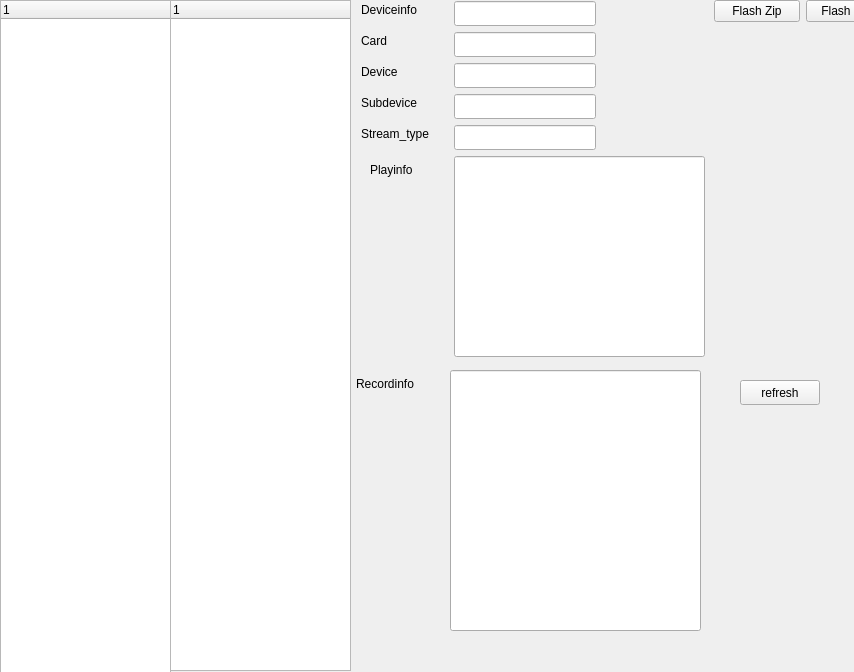
<?xml version="1.0" encoding="UTF-8"?>
<ui version="4.0">
 <class>AsoundinfoWidget</class>
 <widget class="QWidget" name="AsoundinfoWidget">
  <property name="geometry">
   <rect>
    <x>0</x>
    <y>0</y>
    <width>854</width>
    <height>672</height>
   </rect>
  </property>
  <property name="windowTitle">
   <string notr="true">Form</string>
  </property>
  <widget class="QWidget" name="layoutWidget">
   <property name="geometry">
    <rect>
     <x>714</x>
     <y>0</y>
     <width>455</width>
     <height>311</height>
    </rect>
   </property>
   <layout class="QGridLayout" name="layoutFastboot">
    <item row="0" column="4">
     <widget class="QPushButton" name="buttonBootIMG">
      <property name="focusPolicy">
       <enum>Qt::ClickFocus</enum>
      </property>
      <property name="text">
       <string>Boot IMG</string>
      </property>
     </widget>
    </item>
    <item row="0" column="2">
     <widget class="QPushButton" name="buttonFlashRecovery">
      <property name="focusPolicy">
       <enum>Qt::ClickFocus</enum>
      </property>
      <property name="text">
       <string>Flash recovery</string>
      </property>
     </widget>
    </item>
    <item row="0" column="3">
     <widget class="QPushButton" name="buttonFlashRadio">
      <property name="focusPolicy">
       <enum>Qt::ClickFocus</enum>
      </property>
      <property name="text">
       <string>Flash radio</string>
      </property>
     </widget>
    </item>
    <item row="0" column="1">
     <widget class="QPushButton" name="buttonFlashSPL">
      <property name="focusPolicy">
       <enum>Qt::ClickFocus</enum>
      </property>
      <property name="text">
       <string>Flash SPL</string>
      </property>
     </widget>
    </item>
    <item row="2" column="1">
     <spacer name="verticalSpacer_4">
      <property name="orientation">
       <enum>Qt::Vertical</enum>
      </property>
      <property name="sizeHint" stdset="0">
       <size>
        <width>20</width>
        <height>40</height>
       </size>
      </property>
     </spacer>
    </item>
    <item row="0" column="0">
     <widget class="QPushButton" name="buttonFlashZip">
      <property name="text">
       <string>Flash Zip</string>
      </property>
     </widget>
    </item>
   </layout>
  </widget>
  <widget class="QTreeWidget" name="tree">
   <property name="geometry">
    <rect>
     <x>0</x>
     <y>0</y>
     <width>171</width>
     <height>681</height>
    </rect>
   </property>
   <property name="sizePolicy">
    <sizepolicy hsizetype="Fixed" vsizetype="Fixed">
     <horstretch>0</horstretch>
     <verstretch>0</verstretch>
    </sizepolicy>
   </property>
   <column>
    <property name="text">
     <string notr="true">1</string>
    </property>
   </column>
  </widget>
  <widget class="QLineEdit" name="lineEditStream_type">
   <property name="geometry">
    <rect>
     <x>454</x>
     <y>125</y>
     <width>142</width>
     <height>25</height>
    </rect>
   </property>
   <property name="text">
    <string notr="true"/>
   </property>
   <property name="readOnly">
    <bool>true</bool>
   </property>
  </widget>
  <widget class="QLabel" name="labelDeviceinfo">
   <property name="geometry">
    <rect>
     <x>361</x>
     <y>1</y>
     <width>73</width>
     <height>17</height>
    </rect>
   </property>
   <property name="text">
    <string>Deviceinfo</string>
   </property>
  </widget>
  <widget class="QLabel" name="labelCount">
   <property name="geometry">
    <rect>
     <x>370</x>
     <y>160</y>
     <width>71</width>
     <height>20</height>
    </rect>
   </property>
   <property name="sizePolicy">
    <sizepolicy hsizetype="Preferred" vsizetype="Preferred">
     <horstretch>0</horstretch>
     <verstretch>0</verstretch>
    </sizepolicy>
   </property>
   <property name="frameShape">
    <enum>QFrame::NoFrame</enum>
   </property>
   <property name="text">
    <string>Playinfo</string>
   </property>
  </widget>
  <widget class="QLineEdit" name="lineEditCount">
   <property name="geometry">
    <rect>
     <x>454</x>
     <y>156</y>
     <width>251</width>
     <height>201</height>
    </rect>
   </property>
   <property name="text">
    <string notr="true"/>
   </property>
   <property name="readOnly">
    <bool>true</bool>
   </property>
  </widget>
  <widget class="QPushButton" name="pushButton">
   <property name="geometry">
    <rect>
     <x>740</x>
     <y>380</y>
     <width>80</width>
     <height>25</height>
    </rect>
   </property>
   <property name="text">
    <string>refresh</string>
   </property>
   <property name="icon">
    <iconset resource="../zasoby.qrc">
     <normaloff>:/icons/refresh.png</normaloff>:/icons/refresh.png</iconset>
   </property>
  </widget>
  <widget class="QLineEdit" name="lineEditCard">
   <property name="geometry">
    <rect>
     <x>454</x>
     <y>32</y>
     <width>142</width>
     <height>25</height>
    </rect>
   </property>
   <property name="text">
    <string notr="true"/>
   </property>
   <property name="readOnly">
    <bool>true</bool>
   </property>
  </widget>
  <widget class="QLineEdit" name="lineEditSubdevice">
   <property name="geometry">
    <rect>
     <x>454</x>
     <y>94</y>
     <width>142</width>
     <height>25</height>
    </rect>
   </property>
   <property name="text">
    <string notr="true"/>
   </property>
   <property name="readOnly">
    <bool>true</bool>
   </property>
  </widget>
  <widget class="QLineEdit" name="lineEditDeviceinfo">
   <property name="geometry">
    <rect>
     <x>454</x>
     <y>1</y>
     <width>142</width>
     <height>25</height>
    </rect>
   </property>
   <property name="text">
    <string notr="true"/>
   </property>
   <property name="readOnly">
    <bool>true</bool>
   </property>
  </widget>
  <widget class="QLabel" name="labelSubdevice">
   <property name="geometry">
    <rect>
     <x>361</x>
     <y>94</y>
     <width>70</width>
     <height>17</height>
    </rect>
   </property>
   <property name="text">
    <string>Subdevice</string>
   </property>
  </widget>
  <widget class="QLabel" name="labelStream_type">
   <property name="geometry">
    <rect>
     <x>361</x>
     <y>125</y>
     <width>87</width>
     <height>17</height>
    </rect>
   </property>
   <property name="text">
    <string>Stream_type</string>
   </property>
  </widget>
  <widget class="QLabel" name="labelCard">
   <property name="geometry">
    <rect>
     <x>361</x>
     <y>32</y>
     <width>32</width>
     <height>17</height>
    </rect>
   </property>
   <property name="text">
    <string>Card</string>
   </property>
  </widget>
  <widget class="QLineEdit" name="lineEditDevice">
   <property name="geometry">
    <rect>
     <x>454</x>
     <y>63</y>
     <width>142</width>
     <height>25</height>
    </rect>
   </property>
   <property name="text">
    <string notr="true"/>
   </property>
   <property name="readOnly">
    <bool>true</bool>
   </property>
  </widget>
  <widget class="QLabel" name="labelDevice">
   <property name="geometry">
    <rect>
     <x>361</x>
     <y>63</y>
     <width>46</width>
     <height>17</height>
    </rect>
   </property>
   <property name="text">
    <string>Device</string>
   </property>
  </widget>
  <widget class="QLabel" name="labelCount_2">
   <property name="geometry">
    <rect>
     <x>356</x>
     <y>374</y>
     <width>81</width>
     <height>20</height>
    </rect>
   </property>
   <property name="sizePolicy">
    <sizepolicy hsizetype="Preferred" vsizetype="Preferred">
     <horstretch>0</horstretch>
     <verstretch>0</verstretch>
    </sizepolicy>
   </property>
   <property name="frameShape">
    <enum>QFrame::NoFrame</enum>
   </property>
   <property name="text">
    <string>Recordinfo</string>
   </property>
  </widget>
  <widget class="QLineEdit" name="lineEditCount_2">
   <property name="geometry">
    <rect>
     <x>450</x>
     <y>370</y>
     <width>251</width>
     <height>261</height>
    </rect>
   </property>
   <property name="text">
    <string notr="true"/>
   </property>
   <property name="readOnly">
    <bool>true</bool>
   </property>
  </widget>
  <widget class="QTreeWidget" name="tree_kcon">
   <property name="geometry">
    <rect>
     <x>170</x>
     <y>0</y>
     <width>181</width>
     <height>671</height>
    </rect>
   </property>
   <column>
    <property name="text">
     <string notr="true">1</string>
    </property>
   </column>
  </widget>
 </widget>
 <resources>
  <include location="../zasoby.qrc"/>
 </resources>
 <connections/>
</ui>
